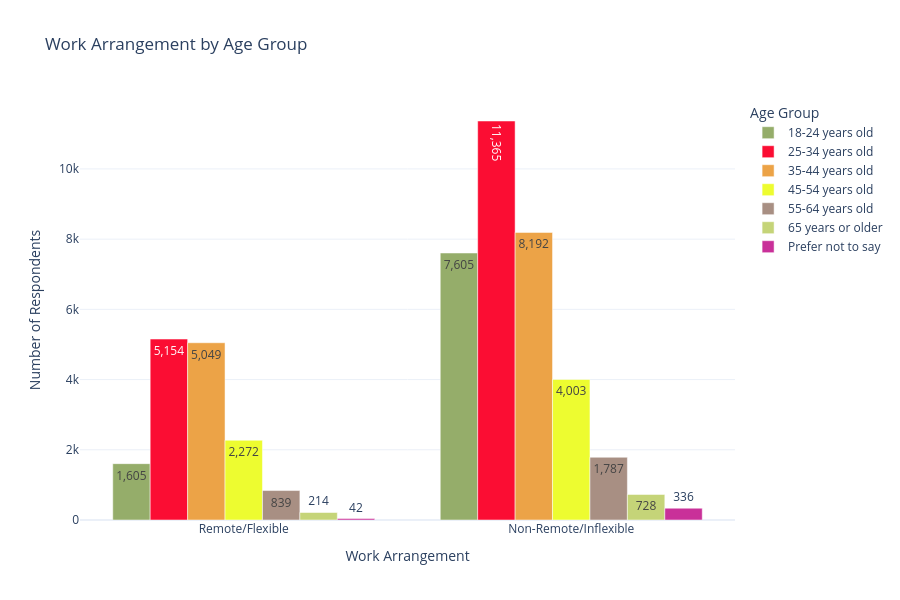
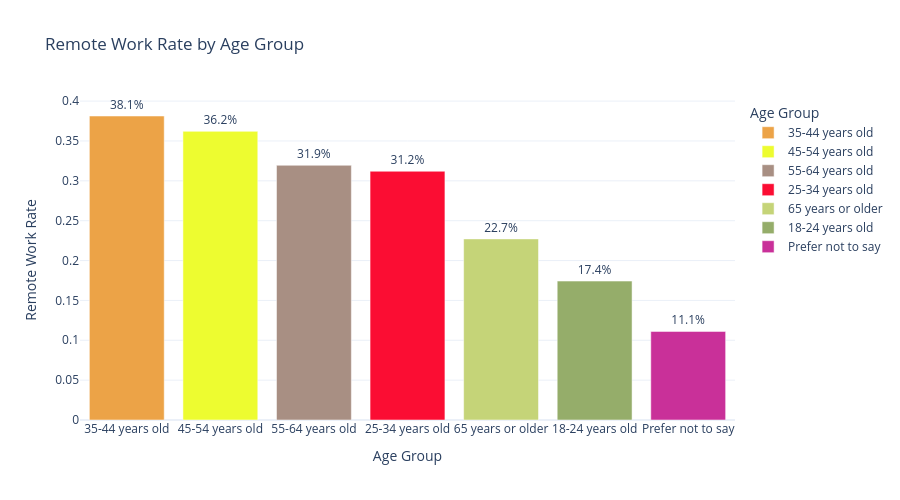

The notebook cell these images were saved under, in order:
### Markdown cell above
### **Age Distribution**

#### **Statistically Significant**
The chi-square test confirms that age is a statistically significant factor in predicting remote work arrangements (p < 0.05). This indicates that age group should be included as a feature in the predictive model, as it provides meaningful information.

#### **Data Interpretation**
It appears that age isn't a major barrier and the group ratios are balanced and comparable with 25-34 years old and 35-44 years old having the most given that those are the prime working years. The data may be show generational differences, such as older developers being less likely to be in remote arrangements, showing a preference for in-office workplaces.

### Code cell
age_remote = pd.DataFrame({
    'Age': survey_data['Age'],
    'RemoteWork': target
})

age_remote = age_remote.dropna(subset=['Age'])

age_stats = age_remote.groupby('Age').agg({
    'RemoteWork': ['sum', 'count', 'mean']
}).reset_index()

age_stats.columns = ['Age', 'Remote_Count', 'Total_Count', 'Remote_Rate']
age_stats = age_stats.sort_values('Remote_Rate', ascending=False)

print("Age Groups and Remote Work Rates")
print(age_stats.to_string(index=False))

contingency_table = pd.crosstab(age_remote['Age'], age_remote['RemoteWork'])
chi2, p_value, dof, expected = chi2_contingency(contingency_table)
print(f"\nChi-Square Test:")
print(f"  X² = {chi2:.4f}")
print(f"  p-value = {p_value:.4e}")
print(f"  Significant: {'Yes' if p_value < 0.05 else 'No'}")

fig = go.Figure()

age_order = ['18-24 years old', '25-34 years old', '35-44 years old', '45-54 years old', 
             '55-64 years old', '65 years or older', 'Under 18 years old', 'Prefer not to say']
age_order = [age for age in age_order if age in age_stats['Age'].values]

age_colors = [funcs.get_color(age) for age in age_order]

for i, age in enumerate(age_order):
    row = age_stats[age_stats['Age'] == age].iloc[0]
    remote = row['Remote_Count']
    non_remote = row['Total_Count'] - remote
    
    fig.add_trace(go.Bar(
        name=age,
        x=['Remote/Flexible', 'Non-Remote/Inflexible'],
        y=[remote, non_remote],
        text=[f"{remote:,}", f"{non_remote:,}"],
        textposition='auto',
        marker_color=age_colors[i]
    ))

fig.update_layout(
    title='Work Arrangement by Age Group',
    xaxis_title='Work Arrangement',
    yaxis_title='Number of Respondents',
    barmode='group',
    template='plotly_white',
    height=600,
    legend_title_text='Age Group'
)

fig.show()

fig2 = px.bar(age_stats, x='Age', y='Remote_Rate', 
              title='Remote Work Rate by Age Group',
              labels={'Remote_Rate': 'Remote Work Rate', 'Age': 'Age Group'},
              text=age_stats['Remote_Rate'].apply(lambda x: f'{x*100:.1f}%'),
              color='Age',
              color_discrete_map={age: funcs.get_color(age) for age in age_stats['Age']})
fig2.update_traces(textposition='outside')
fig2.update_layout(template='plotly_white', height=500)
fig2.show()

### Figure 1 — Plotly figure (JSON) as saved in the notebook; plotly's stock layout.template omitted (floating-point values rounded to 4 significant figures)
{"data": [{"marker": {"color": "#95ad6a"}, "name": "18-24 years old", "text": ["1,605", "7,605"], "textposition": "auto", "type": "bar", "x": ["Remote/Flexible", "Non-Remote/Inflexible"], "y": [1605, 7605]}, {"marker": {"color": "#fb0d33"}, "name": "25-34 years old", "text": ["5,154", "11,365"], "textposition": "auto", "type": "bar", "x": ["Remote/Flexible", "Non-Remote/Inflexible"], "y": [5154, 11365]}, {"marker": {"color": "#eca347"}, "name": "35-44 years old", "text": ["5,049", "8,192"], "textposition": "auto", "type": "bar", "x": ["Remote/Flexible", "Non-Remote/Inflexible"], "y": [5049, 8192]}, {"marker": {"color": "#edfc30"}, "name": "45-54 years old", "text": ["2,272", "4,003"], "textposition": "auto", "type": "bar", "x": ["Remote/Flexible", "Non-Remote/Inflexible"], "y": [2272, 4003]}, {"marker": {"color": "#a88f83"}, "name": "55-64 years old", "text": ["839", "1,787"], "textposition": "auto", "type": "bar", "x": ["Remote/Flexible", "Non-Remote/Inflexible"], "y": [839, 1787]}, {"marker": {"color": "#c5d478"}, "name": "65 years or older", "text": ["214", "728"], "textposition": "auto", "type": "bar", "x": ["Remote/Flexible", "Non-Remote/Inflexible"], "y": [214, 728]}, {"marker": {"color": "#c93099"}, "name": "Prefer not to say", "text": ["42", "336"], "textposition": "auto", "type": "bar", "x": ["Remote/Flexible", "Non-Remote/Inflexible"], "y": [42, 336]}], "layout": {"barmode": "group", "height": 600, "legend": {"title": {"text": "Age Group"}}, "title": {"text": "Work Arrangement by Age Group"}, "xaxis": {"title": {"text": "Work Arrangement"}}, "yaxis": {"title": {"text": "Number of Respondents"}}}}

### Figure 2 — Plotly figure (JSON) as saved in the notebook; plotly's stock layout.template omitted (floating-point values rounded to 4 significant figures)
{"data": [{"hovertemplate": "Age Group=%{x}<br>Remote Work Rate=%{y}<br>text=%{text}<extra></extra>", "legendgroup": "35-44 years old", "marker": {"color": "#eca347", "pattern": {"shape": ""}}, "name": "35-44 years old", "orientation": "v", "showlegend": true, "text": ["38.1%"], "textposition": "outside", "type": "bar", "x": ["35-44 years old"], "xaxis": "x", "y": [0.3813], "yaxis": "y"}, {"hovertemplate": "Age Group=%{x}<br>Remote Work Rate=%{y}<br>text=%{text}<extra></extra>", "legendgroup": "45-54 years old", "marker": {"color": "#edfc30", "pattern": {"shape": ""}}, "name": "45-54 years old", "orientation": "v", "showlegend": true, "text": ["36.2%"], "textposition": "outside", "type": "bar", "x": ["45-54 years old"], "xaxis": "x", "y": [0.3621], "yaxis": "y"}, {"hovertemplate": "Age Group=%{x}<br>Remote Work Rate=%{y}<br>text=%{text}<extra></extra>", "legendgroup": "55-64 years old", "marker": {"color": "#a88f83", "pattern": {"shape": ""}}, "name": "55-64 years old", "orientation": "v", "showlegend": true, "text": ["31.9%"], "textposition": "outside", "type": "bar", "x": ["55-64 years old"], "xaxis": "x", "y": [0.3195], "yaxis": "y"}, {"hovertemplate": "Age Group=%{x}<br>Remote Work Rate=%{y}<br>text=%{text}<extra></extra>", "legendgroup": "25-34 years old", "marker": {"color": "#fb0d33", "pattern": {"shape": ""}}, "name": "25-34 years old", "orientation": "v", "showlegend": true, "text": ["31.2%"], "textposition": "outside", "type": "bar", "x": ["25-34 years old"], "xaxis": "x", "y": [0.312], "yaxis": "y"}, {"hovertemplate": "Age Group=%{x}<br>Remote Work Rate=%{y}<br>text=%{text}<extra></extra>", "legendgroup": "65 years or older", "marker": {"color": "#c5d478", "pattern": {"shape": ""}}, "name": "65 years or older", "orientation": "v", "showlegend": true, "text": ["22.7%"], "textposition": "outside", "type": "bar", "x": ["65 years or older"], "xaxis": "x", "y": [0.2272], "yaxis": "y"}, {"hovertemplate": "Age Group=%{x}<br>Remote Work Rate=%{y}<br>text=%{text}<extra></extra>", "legendgroup": "18-24 years old", "marker": {"color": "#95ad6a", "pattern": {"shape": ""}}, "name": "18-24 years old", "orientation": "v", "showlegend": true, "text": ["17.4%"], "textposition": "outside", "type": "bar", "x": ["18-24 years old"], "xaxis": "x", "y": [0.1743], "yaxis": "y"}, {"hovertemplate": "Age Group=%{x}<br>Remote Work Rate=%{y}<br>text=%{text}<extra></extra>", "legendgroup": "Prefer not to say", "marker": {"color": "#c93099", "pattern": {"shape": ""}}, "name": "Prefer not to say", "orientation": "v", "showlegend": true, "text": ["11.1%"], "textposition": "outside", "type": "bar", "x": ["Prefer not to say"], "xaxis": "x", "y": [0.1111], "yaxis": "y"}], "layout": {"barmode": "relative", "height": 500, "legend": {"title": {"text": "Age Group"}, "tracegroupgap": 0}, "title": {"text": "Remote Work Rate by Age Group"}, "xaxis": {"anchor": "y", "categoryarray": ["35-44 years old", "45-54 years old", "55-64 years old", "25-34 years old", "65 years or older", "18-24 years old", "Prefer not to say"], "categoryorder": "array", "domain": [0, 1], "title": {"text": "Age Group"}}, "yaxis": {"anchor": "x", "domain": [0, 1], "title": {"text": "Remote Work Rate"}}}}
